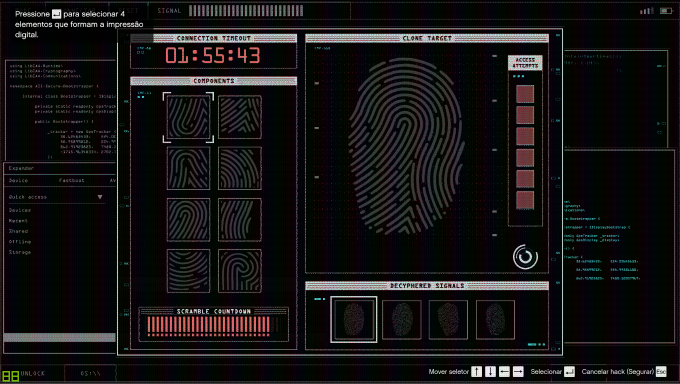
#> input picture making/randomFiles/1.png, 1360 x 768 px (shown at 1/2 size)
$ python answerDigital.py
#> lines starting #> are read from the running program, lines starting #| are printed output that depends on the picture; after the words box and inside, x2 and y2 are one past the last pixel; in counts of white or black regions, pixels touching at a corner belong together; long printed decimals are rounded
from PIL import ImageGrab
from PIL import Image # test
from time import sleep	# test
import numpy as np
import cv2
import itertools

# sleep(2)

def get_imgs_parts(img):
	# threshold = img
	width, height = img.shape
	print(width)
	print(height)
	print()
	_, threshold = cv2.threshold(img, 30, 255, cv2.THRESH_BINARY)
	contours,hier = cv2.findContours(threshold, cv2.RETR_TREE, cv2.CHAIN_APPROX_NONE)
	# add perimeter to contours
	per_contours = []
	for i in range(len(contours)):
		cnt = contours[i]
		perimeter = cv2.arcLength(cnt,True)
		if hier[0,i,3] == -1 and perimeter > width//2 and perimeter < width*11//12:
			print(perimeter)
			per_contours.append( (perimeter, cnt) )

	# # show the image
	# cv2.drawContours(img, nada, -1, (255,255,255))
	# cv2.imshow('conts', img)
	# cv2.waitKey(0)

	# sort by perimeter
	per_contours.sort(key=(lambda x: x[0]))
	# find the 8 contours with the min difference between
	seq_i = 0
	seq_difference = 9999
	for i in range(len(per_contours)-8):
		difference = per_contours[i+8][0] - per_contours[i][0]
		# divide by the high value, so difference is related to the number
		# otherwise the first values would be the smallest
		difference /= per_contours[i][0]
		if difference < seq_difference:
			seq_i = i
			seq_difference = difference
	# select just the digital rects
	rect_contours = per_contours[seq_i:seq_i+8]
	# remove the perimeter
	for i in range(len(rect_contours)): rect_contours[i] = rect_contours[i][1]
	# draw the contours in the original image # test
	for cnt in rect_contours:
		cv2.drawContours(img, cnt, -1, (200, 200, 0), 2)

	# show the image
	cv2.imshow('Contours', img)
	cv2.waitKey(0)
	cv2.destroyAllWindows()

	# crop without the margin
	imgs_parts = []
	for i in range(len(rect_contours)):
		c = rect_contours[i]
		x,y,w,h = cv2.boundingRect(c)
		# remove the margin
		margin = 6
		x += margin
		y += margin
		w -= margin*2
		h -= margin*2
		# crop
		img_part = img[y:y+h, x:x+w]
		# add (x, y, img)
		imgs_parts.append( (x, y, img_part) )
	# sort by y then by x (y*10 + x)
	imgs_parts.sort(key=(lambda i: i[1]*10 + i[0]))
	# remove the x y
	for i in range(len(imgs_parts)): imgs_parts[i] = imgs_parts[i][2]

	# [8 lines of commented-out code are left out]
	return imgs_parts

def save_seq_file(belongs):
	with open('answers.txt', 'w') as file:
		# start up left
		last_i = 0	# line
		last_j = 0	# column
		for curr_i in range(4):		# each line
			for curr_j in range(2):	# each column
				if belongs[curr_i*2 + curr_j]:
					# see how much it move since last
					move_lines = curr_i - last_i
					move_columns = curr_j - last_j
					# write in file
					for _ in range(move_lines):
						file.write('Down\n')
					if move_columns > 0:
						file.write('Right\n')
					elif move_columns < 0:
						file.write('Left\n')
					# hit enter
					file.write('Enter\n')
					# updates last i and j
					last_i = curr_i
					last_j = curr_j

def img_to_list(img):
	output = []
	width, height = img.shape
	for y in range(height):
		for x in range(width):
			output.append(img[x,y])
	return output

def compressor(img, block_size):
	width, height = img.shape
	# calculate new width and height for the block
	width_block = (width//block_size)
	height_block = (height//block_size)

	# compress each line
	comp = []
	for y in range(height_block*block_size):
		line_comp = [0 for _ in range(width_block)]
		for x in range(width_block*block_size):
			line_comp[x//block_size] += img[x,y]
		comp.append(line_comp)

	# compress columns by sum block_size lines at a time
	compressed = []
	for y_b in range(height_block):	# each line of block
		column_comp = [0 for _ in range(width_block)]
		for k_b in range(block_size):	# each line inside the block
			for x in range(width_block):	# each column (block)
				y = y_b*block_size + k_b
				column_comp[x] += comp[y][x]
		compressed.append(column_comp)

	#
	data = []
	for line_comp in compressed:
		for x in line_comp:
			data.append(x//block_size)

	# show
	new_im = Image.new('L', (width_block, height_block))
	new_im.putdata(data)
	new_im.show()

	# end
	return (width_block, height_block, data)


# return if l1 contains l2 with some threshold
def list_contains(l1, l2, threshold):
	for i in range(len(l1)):
		j = 0
		while(abs(l1[i+j] - l2[j]) <= threshold):
			j += 1
			if j == len(l2): return True		# end of sublist
			if i+j == len(l1): return False		# end of list1
			# print(i)
			# print(j)
			# print()
	return False

def image_inside(img, template, threshold):
	# pass by each element of template
	w_img, h_img, comp_img = img
	w_tem, h_tem, comp_tem = template

	# [5 lines of commented-out code are left out]


	img_i = 0
	for tem_i in range(h_tem):
		line_tem = comp_tem[tem_i*w_tem:(tem_i+1)*w_tem]
		line_img = comp_img[img_i*w_img:(img_i+1)*w_img]
		if list_contains(line_tem, line_img, threshold):
			img_i += 1
			if img_i == h_img: return True
			if tem_i == h_tem: return False
		else:
			tem_i -= img_i -1
			img_i = 0
	return False

# [21 lines of commented-out code are left out]


def main():
	# img = ImageGrab.grab()	# screenshot
	img = Image.open('1.png', 'r')	# test
#> img is the input picture: PIL image 1360x768 RGB; mean R, G, B 20.7, 19.3, 19.5
	img = img.resize((1000,600))	# last 3
#> img: PIL image 1000x600 RGB

	# [5 lines of commented-out code are left out]


	img_np = np.array(img) # array obtained from conversion
	frame = cv2.cvtColor(img_np, cv2.COLOR_BGR2GRAY)
	# _, frame = cv2.threshold(frame, 33, 255, cv2.THRESH_BINARY) # test
	#
	# frame = cv2.resize(frame, (900, 700))

	# crops image in parts and finger
	height, width = frame.shape
#> height = 600; width = 1000
	parts_image = frame[int(height*0.2):int(height*0.8), int(width*0.2):int(width*0.45)]
	finger_image = frame[int(height*0.1):int(height*0.7), int(width*0.45):int(width*0.75)]
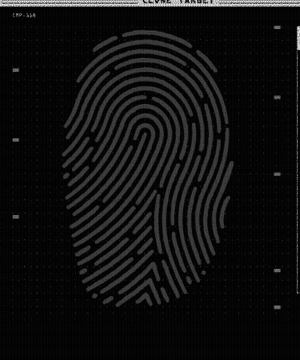
#> finger_image: shape (360, 300); min 0, max 240, mean 16.5
	# cv2.imwrite('finger_image.png', finger_image)	# test

	# cv2.imshow('finger_image', finger_image)
	# cv2.imshow('parts_image', parts_image)
	# cv2.waitKey(0)


	imgs_parts = get_imgs_parts(parts_image)
#| 360
#| 250
#> in get_imgs_parts, `_, threshold = cv2.threshold(img, 30, 255, cv2.THRESH_BINARY)`:
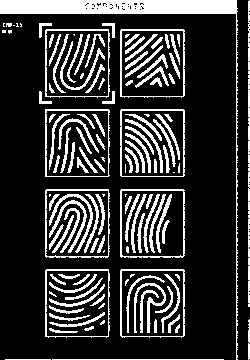
#> threshold: shape (360, 250); 20.6% white; 133 white regions (26 under 20 px)
#> in get_imgs_parts, `contours,hier = cv2.findContours(threshold, cv2.RETR_TREE, cv2.CHAIN_A..`: contours = 174 contours, 70 with area under 20; largest, box (x1, y1, x2, y2) and area: (120, 189, 185, 258) 4322, (45, 189, 110, 258) 4288, (120, 29, 185, 98) 4286, (120, 269, 185, 338) 4284, (120, 109, 185, 177) 4276
#> the loop in get_imgs_parts, `for i in range(len(contours)):` made 174 passes
#> perimeter on passes 1 to 3: 342, 90, 84.97
#| 267.941
#| 271.012
#| 275.983
#| 276.811
#| 267.113
#| 268.284
#| 272.669
#| 271.841
#> after the loop in get_imgs_parts, `for i in range(len(contours)):`: per_contours = 8 items
#> after the loop in get_imgs_parts, `for i in range(len(per_contours)-8):`: seq_difference = 9999; seq_i = 0
#> in get_imgs_parts, `rect_contours = per_contours[seq_i:seq_i+8]`: rect_contours = 8 items
#> the loop in get_imgs_parts, `for i in range(len(rect_contours)): rect_contours[i] = rect_contours[i..` made 8 passes
#> after the loop in get_imgs_parts, `for i in range(len(rect_contours)): rect_contours[i] = rect_contours[i..`: rect_contours = 8 contours; box (x1, y1, x2, y2) and area: (120, 189, 185, 258) 4322, (45, 189, 110, 258) 4288, (120, 29, 185, 98) 4286, (120, 269, 185, 338) 4284, (120, 109, 185, 177) 4276, (45, 29, 110, 98) 4252, (45, 269, 110, 338) 4252, (45, 109, 110, 177) 4243
#> the loop in get_imgs_parts, `for cnt in rect_contours:` made 8 passes
#> after the loop in get_imgs_parts, `for cnt in rect_contours:`:
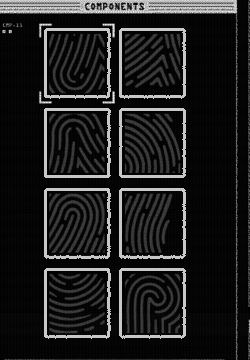
#> img: shape (360, 250); min 0, max 251, mean 30.7
#> the loop in get_imgs_parts, `for i in range(len(rect_contours)):` made 8 passes
#> (x, y, h) on passes 1 to 8: (126, 115, 56), (126, 275, 57), (51, 115, 56), (51, 275, 57), (51, 35, 57), (126, 35, 57), (126, 195, 57), (51, 195, 57)
#> pass 1, in get_imgs_parts, `img_part = img[y:y+h, x:x+w]`:
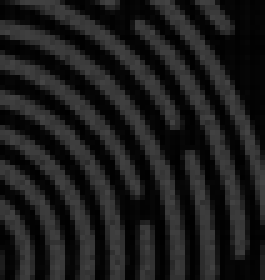
#> img_part: shape (56, 53) (shown 5 times larger); min 0, max 68, mean 27.6
#> after the loop in get_imgs_parts, `for i in range(len(rect_contours)):`: imgs_parts = 8 items
#> the loop in get_imgs_parts, `for i in range(len(imgs_parts)): imgs_parts[i] = imgs_parts[i][2]` made 8 passes
#> imgs_parts = 8 items


	block_size = 3
	# threshold = int( block_size*255* 1/5 )
	threshold = 120
	# compress template
	comp_temp = compressor(finger_image, block_size)
#> after the loop in compressor, `for y in range(height_block*block_size):`: comp = 300 items
#> after the loop in compressor, `for y_b in range(height_block):`: compressed = 100 items
#> the loop in compressor, `for line_comp in compressed:` made 100 passes
#> after the loop in compressor, `for line_comp in compressed:`: data = 12000 values, max 596 at index 5521, min 6 at index 23, mean 49.19
#> in compressor, `new_im = Image.new('L', (width_block, height_block))`: new_im: PIL image 120x100 L; every value is 0
#> in compressor, `new_im.putdata(data)`:
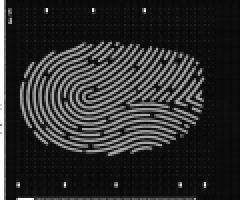
#> new_im: PIL image 120x100 L (shown 2 times larger); min 6, max 255, mean 45

	belongs = [False for _ in range(len(imgs_parts))]
#> belongs = [False, False, False, False, False, False, False, False]
	# for i in range(len(imgs_parts)):
	for i in range(8):
	# for i in range(1):
		im_part = imgs_parts[i]
		comp_part = compressor(im_part, block_size)

		belongs[i] = image_inside(comp_part, comp_temp, threshold)
#> this loop made 8 passes
#> w_img in image_inside on passes 1 to 8: 19, 19, 18, 18, 19, 19, 19, 19
#> pass 1, in compressor (call 2), `new_im.show()`:
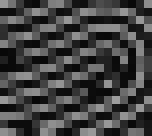
#> shown: PIL image 19x17 L (shown 8 times larger); min 7, max 158, mean 66.1
#> pass 2, in main, `im_part = imgs_parts[i]`:
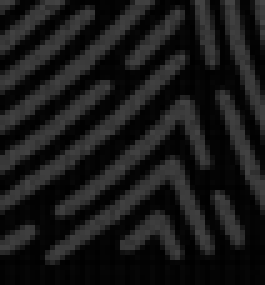
#> im_part: shape (57, 53) (shown 5 times larger); min 0, max 68, mean 24.3
#> after the loop, belongs = [True, False, False, True, False, True, False, False]

	print(belongs)
#| [True, False, False, True, False, True, False, False]
	print([False, True, False, True, True, True, False, False])
	# save_seq_file(belongs)


main()
